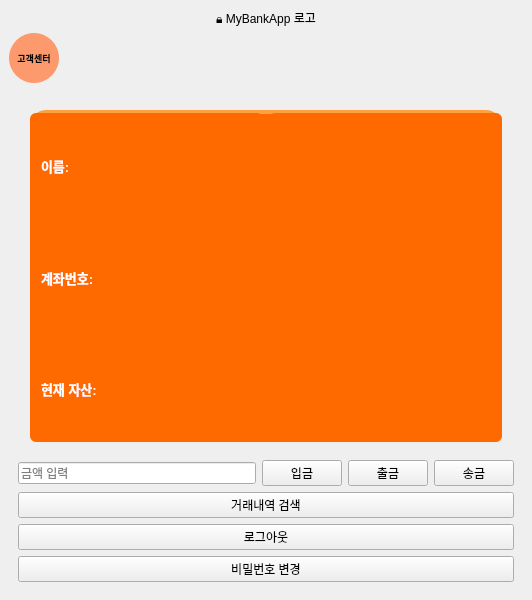
<?xml version="1.0" encoding="UTF-8"?>
<ui version="4.0">
 <class>MainWindow</class>
 <widget class="QMainWindow" name="MainWindow">
  <property name="geometry">
   <rect>
    <x>0</x>
    <y>0</y>
    <width>532</width>
    <height>600</height>
   </rect>
  </property>
  <property name="windowTitle">
   <string>MyBankApp - 계좌 관리</string>
  </property>
  <widget class="QWidget" name="centralwidget">
   <layout class="QVBoxLayout" name="verticalLayout">
    <item>
     <widget class="QLabel" name="logoLabel">
      <property name="text">
       <string>🔒 MyBankApp 로고</string>
      </property>
      <property name="alignment">
       <set>Qt::AlignmentFlag::AlignCenter</set>
      </property>
     </widget>
    </item>
    <item>
     <widget class="QPushButton" name="customerCenterButton">
      <property name="font">
       <font>
        <family>Yu Gothic</family>
        <pointsize>7</pointsize>
        <italic>false</italic>
        <bold>true</bold>
       </font>
      </property>
      <property name="styleSheet">
       <string notr="true">
QPushButton#customerCenterButton {
    /* 크기를 고정하거나 최소/최대 크기를 고정해서 동그랗게 유지 */
    min-width: 50px;
    max-width: 50px;
    min-height: 50px;
    max-height: 50px;
    
    /* 배경색, 테두리 등 조절 */
    background-color: #fc9a6d

;
    border-radius: 25px;
    border: none;
}

QPushButton#customerCenterButton:hover {
    background-color: #fe330a;
}
         </string>
      </property>
      <property name="text">
       <string>고객센터</string>
      </property>
     </widget>
    </item>
    <item>
     <widget class="QStackedWidget" name="stackedWidget">
      <property name="currentIndex">
       <number>1</number>
      </property>
      <widget class="QWidget" name="loginPage">
       <layout class="QGridLayout" name="loginLayout">
        <item row="2" column="1">
         <spacer name="horizontalSpacer2">
          <property name="orientation">
           <enum>Qt::Orientation::Horizontal</enum>
          </property>
          <property name="sizeHint" stdset="0">
           <size>
            <width>20</width>
            <height>20</height>
           </size>
          </property>
         </spacer>
        </item>
        <item row="1" column="3">
         <widget class="QPushButton" name="registerButton">
          <property name="text">
           <string>회원가입</string>
          </property>
         </widget>
        </item>
        <item row="2" column="3">
         <widget class="QPushButton" name="loginButton">
          <property name="text">
           <string>로그인</string>
          </property>
         </widget>
        </item>
        <item row="0" column="0" colspan="4">
         <spacer name="topSpacer">
          <property name="orientation">
           <enum>Qt::Orientation::Vertical</enum>
          </property>
          <property name="sizeHint" stdset="0">
           <size>
            <width>20</width>
            <height>50</height>
           </size>
          </property>
         </spacer>
        </item>
        <item row="1" column="1">
         <spacer name="horizontalSpacer1">
          <property name="orientation">
           <enum>Qt::Orientation::Horizontal</enum>
          </property>
          <property name="sizeHint" stdset="0">
           <size>
            <width>20</width>
            <height>20</height>
           </size>
          </property>
         </spacer>
        </item>
        <item row="3" column="0" colspan="4">
         <spacer name="bottomSpacer">
          <property name="orientation">
           <enum>Qt::Orientation::Vertical</enum>
          </property>
          <property name="sizeHint" stdset="0">
           <size>
            <width>20</width>
            <height>100</height>
           </size>
          </property>
         </spacer>
        </item>
        <item row="1" column="2">
         <widget class="QLineEdit" name="accountLineEdit">
          <property name="placeholderText">
           <string>계좌번호 입력</string>
          </property>
         </widget>
        </item>
        <item row="2" column="2">
         <widget class="QLineEdit" name="passwordLineEdit">
          <property name="echoMode">
           <enum>QLineEdit::EchoMode::Password</enum>
          </property>
          <property name="placeholderText">
           <string>비밀번호 입력</string>
          </property>
         </widget>
        </item>
       </layout>
      </widget>
      <widget class="QWidget" name="mainPage">
       <layout class="QVBoxLayout" name="mainPageLayout">
        <item>
         <widget class="QGroupBox" name="infoGroupBox">
          <property name="styleSheet">
           <string notr="true">
QGroupBox#infoGroupBox {
    border: 2px solid #FF6A00;
    border-radius: 16px;
    background-color: #FF6A00;
    margin: 12px;
    padding: 16px;
    /* 입체감: 안쪽 그림자와 흰 배경 */
    <!-- box-shadow: 20px 30px 12px rgba(0, 0, 0, 0.1); /* Qt CSS에는 box-shadow가 직접 지원 안됨, 대신 frame + border 효과로 유사 구현 */ -->
    /* 입체감을 위한 약간의 좌측 상단 방향 강조 */
    border-top: 4px solid #FFA040;
    border-left: 4px solidrgb(85, 49, 13);
    border-bottom: 1px solid #FF6A00;
    border-right: 1px solid #FF6A00;
}


/* 내부 QLabel 공통 스타일 */
QGroupBox#infoGroupBox QLabel {
    background-color: #FF6A00;
    color: white;
    font-weight: bold;
    font-size: 13px;
    border-radius: 6px;
    padding: 4px 8px;
}
QGroupBox::title {
    subcontrol-origin: margin;
    subcontrol-position: top left;
    padding: 4px 8px;
    font-weight: bold;
    color: #FF6A00;
}
   </string>
          </property>
          <property name="title">
           <string/>
          </property>
          <layout class="QGridLayout" name="infoRowLayout">
           <item row="1" column="1">
            <widget class="QLabel" name="numberLabel">
             <property name="text">
              <string/>
             </property>
            </widget>
           </item>
           <item row="2" column="1">
            <widget class="QLabel" name="balanceLabel">
             <property name="text">
              <string/>
             </property>
            </widget>
           </item>
           <item row="0" column="1">
            <widget class="QLabel" name="nameLabel">
             <property name="font">
              <font>
               <pointsize>-1</pointsize>
               <bold>true</bold>
              </font>
             </property>
             <property name="text">
              <string/>
             </property>
            </widget>
           </item>
           <item row="2" column="0">
            <widget class="QLabel" name="label_balance">
             <property name="text">
              <string>현재 자산:</string>
             </property>
            </widget>
           </item>
           <item row="1" column="0">
            <widget class="QLabel" name="label_number">
             <property name="text">
              <string>계좌번호:</string>
             </property>
            </widget>
           </item>
           <item row="0" column="0">
            <widget class="QLabel" name="label_name">
             <property name="text">
              <string>이름:</string>
             </property>
            </widget>
           </item>
          </layout>
         </widget>
        </item>
        <item>
         <layout class="QHBoxLayout" name="transactionLayout">
          <item>
           <widget class="QLineEdit" name="amountLineEdit">
            <property name="placeholderText">
             <string>금액 입력</string>
            </property>
           </widget>
          </item>
          <item>
           <widget class="QPushButton" name="depositButton">
            <property name="text">
             <string>입금</string>
            </property>
           </widget>
          </item>
          <item>
           <widget class="QPushButton" name="withdrawButton">
            <property name="text">
             <string>출금</string>
            </property>
           </widget>
          </item>
          <item>
           <widget class="QPushButton" name="transferButton">
            <property name="text">
             <string>송금</string>
            </property>
           </widget>
          </item>
         </layout>
        </item>
        <item>
         <widget class="QPushButton" name="searchPageButton">
          <property name="text">
           <string>거래내역 검색</string>
          </property>
         </widget>
        </item>
        <item>
         <widget class="QPushButton" name="logoutButton">
          <property name="text">
           <string>로그아웃</string>
          </property>
         </widget>
        </item>
        <item>
         <widget class="QPushButton" name="changePasswordButton">
          <property name="text">
           <string>비밀번호 변경</string>
          </property>
         </widget>
        </item>
       </layout>
      </widget>
      <widget class="QWidget" name="searchPage">
       <layout class="QVBoxLayout" name="searchPageLayout">
        <item>
         <layout class="QHBoxLayout" name="searchLayout">
          <item>
           <widget class="QLineEdit" name="searchLineEdit">
            <property name="placeholderText">
             <string>거래내역 검색</string>
            </property>
           </widget>
          </item>
          <item>
           <widget class="QPushButton" name="searchButton">
            <property name="text">
             <string>검색</string>
            </property>
           </widget>
          </item>
          <item>
           <widget class="QPushButton" name="favoriteButton">
            <property name="text">
             <string>즐겨찾기</string>
            </property>
           </widget>
          </item>
         </layout>
        </item>
        <item>
         <widget class="QListWidget" name="logListWidget"/>
        </item>
        <item>
         <widget class="QPushButton" name="backButton">
          <property name="text">
           <string>뒤로가기</string>
          </property>
         </widget>
        </item>
       </layout>
      </widget>
     </widget>
    </item>
    <item>
     <layout class="QHBoxLayout" name="bottomLayout"/>
    </item>
   </layout>
  </widget>
 </widget>
 <resources/>
 <connections/>
</ui>
